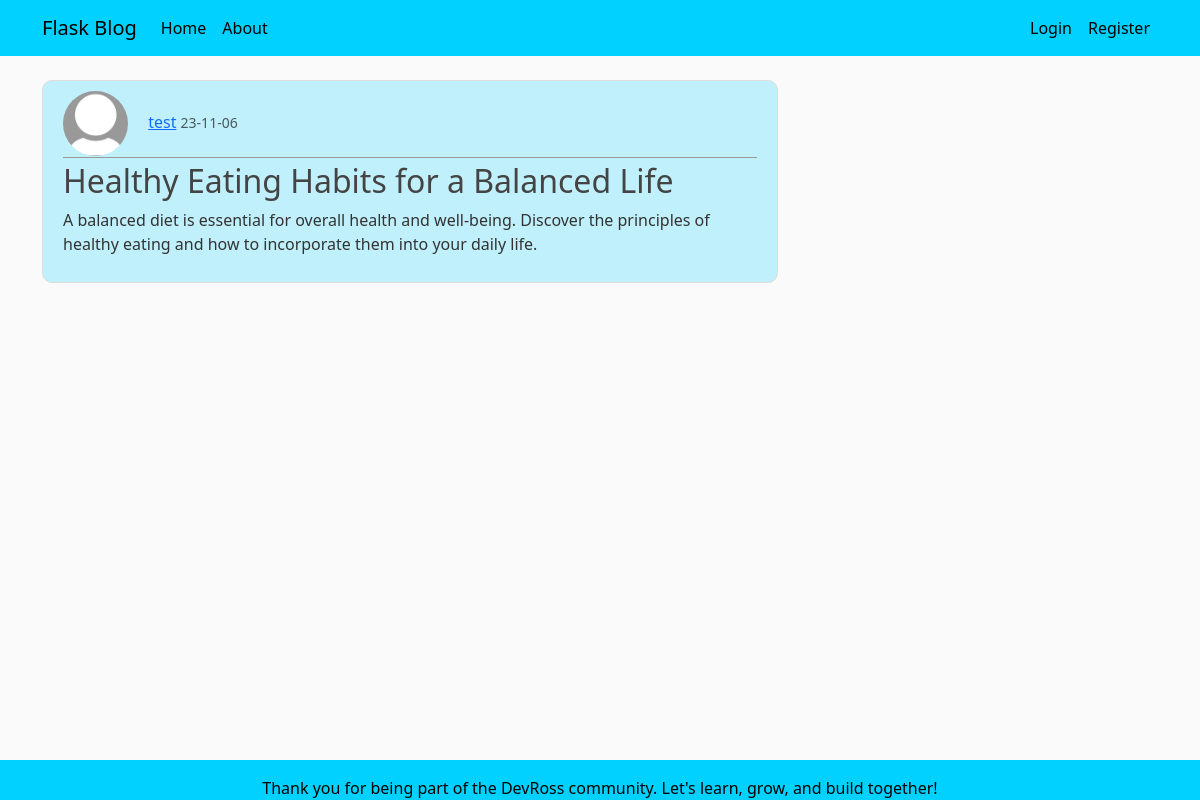
/post/11, run on the app's committed database.
### flaskblog/models.py (models this page shows, shortened)
class User(db.Model, UserMixin):
    id = db.Column(db.Integer, primary_key=True)
    username = db.Column(db.String(20), unique=True, nullable=False)
    email = db.Column(db.String(120), unique=True, nullable=False)
    image_file = db.Column(db.String(20), nullable=False, default='default.jpg')
    password = db.Column(db.String(60), nullable=False)
    posts = db.relationship('Post', backref='author', lazy=True)

class Post(db.Model):
    id = db.Column(db.Integer, primary_key=True)
    title = db.Column(db.String(100), nullable=False)
    date_posted = db.Column(db.DateTime, nullable=False, default=datetime.utcnow)
    content = db.Column(db.Text, nullable=False)
    user_id = db.Column(db.Integer, db.ForeignKey('user.id'), nullable=False)

### flaskblog/posts/routes.py (the view)
@posts.route("/post/<int:post_id>")
def post(post_id):
    post = Post.query.get_or_404(post_id)
    return render_template('post.html', title=post.title, post=post)

### flaskblog/templates/post.html (shortened to what this page needs)
{% extends "layout.html" %}
{% block content %}
    <article class="media content-section">
        <div class="media-body">
            <div class="article-metadata">
                <img class="rounded-circle article-img"
                     src="{{ url_for('static', filename='profile_pics/' + post.author.image_file) }}"
                     alt="profile image">
                <a class="mr-2"
                   href="{{ url_for('users.user_posts', username=post.author.username) }}">{{ post.author.username }}</a>
                <small class="text-muted">{{ post.date_posted.strftime('%y-%m-%d') }}</small>
            </div>
            <h2 class="article-content">{{ post.title }}</h2>
            <p class="article-content">{{ post.content }}</p>
        </div>
    </article>
{% endblock content %}

### flaskblog/static/main.css (style rules this page uses)
body { background: #fafafa; color: #333333; margin-top: 5rem; }
h1, h2, h3, h4, h5, h6 { color: #444444; }
.content-section { background: #00d1ff3b; padding: 10px 20px; border: 1px solid #dddddd; border-radius: 3px; margin-bottom: 20px; }
.article-content { white-space: pre-line; }
.article-img { height: 65px; width: 65px; margin-right: 16px; }
.article-metadata { padding-bottom: 1px; margin-bottom: 4px; border-bottom: 1px solid #989898 }
.content-section { border-radius: 10px; background: #00d1ff3b; }

### data on the page
User: image_file (placeholder picture), author.username "test"
Post: date_posted "23-11-06", title "Healthy Eating Habits for a Balanced Life", content "A balanced diet is essential for overall health and well-being. Discover the principles of healthy eating and how to incorporate them into your daily life."
